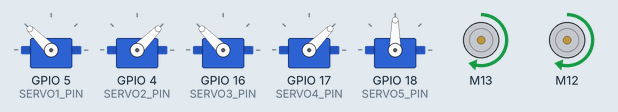
This sketch was run on a simulated ESP32. On the bench: 5 × servo, 2 × DC motor (green arrow = forward, orange = backward, longer = faster).

Above: at 0.05 s.
At 3.0 s:
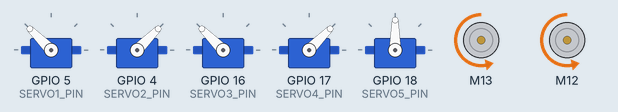
At 6.0 s:
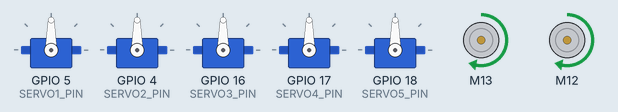
At 12.0 s:
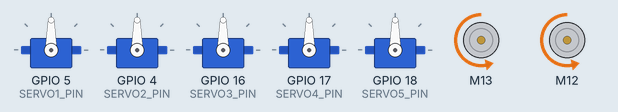
Timing chart, 0 to 15.6 s (numbered marks = the images above):
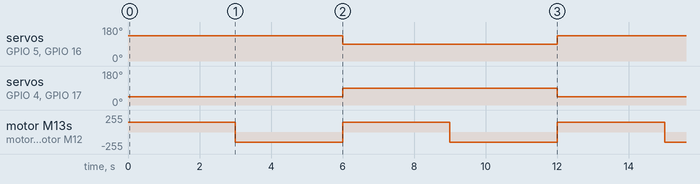

Measured:
- by itself, servo on GPIO 5 (SERVO1_PIN), servo on GPIO 16 (SERVO3_PIN): alternates 135° for 6.0 s and 90° for 6.0 s
- by itself, servo on GPIO 4 (SERVO2_PIN), servo on GPIO 17 (SERVO4_PIN): alternates 90° for 6.0 s and 45° for 6.0 s
- by itself, motor M13, motor M12: alternates forward 150/255 for 3.0 s and backward 150/255 for 3.0 s

The sketch:

moonrover.ino
```cpp
/**
https://github.com/madhephaestus/ESP32Servo/
*/
#include <TB6612_ESP32.h>
#include <ESP32Servo.h>
#include <TB6612_ESP32.h>

#define BIN1 12 // ESP32 Pin D12 to TB6612FNG Pin BIN1
#define BIN2 27 // ESP32 Pin D27 to TB6612FNG Pin BIN2
#define AIN1 13 // ESP32 Pin D13 to TB6612FNG Pin AIN1
#define AIN2 14 // ESP32 Pin D14 to TB6612FNG Pin AIN2
#define STBY 33 // ESP32 Pin D33 to TB6612FNG Pin STBY
#define PWMA 26 // ESP32 Pin D26 to TB6612FNG Pin PWMA
#define PWMB 25 // ESP32 Pin D25 to TB6612FNG Pin PWMB

#define SERVO1_PIN 5
#define SERVO2_PIN 4
#define SERVO3_PIN 16
#define SERVO4_PIN 17
#define SERVO5_PIN 18


Servo servo1;
Servo servo2;
Servo servo3;
Servo servo4;
Servo bigServo;

const int offsetA = 1;
const int offsetB = 1;

Motor motor1 = Motor(AIN1, AIN2, PWMA, offsetA, STBY, 5000, 8, 3);
Motor motor2 = Motor(BIN1, BIN2, PWMB, offsetB, STBY, 5000, 8, 2);

void setup() {
  Serial.begin(115200);
  servo1.attach(SERVO1_PIN);
  servo2.attach(SERVO2_PIN);
  servo3.attach(SERVO3_PIN);
  servo4.attach(SERVO4_PIN);
  bigServo.attach(SERVO5_PIN);

  servo1.write(90); // 90 - inside; 0 - outside; 20-straight;
  servo2.write(90);
  servo3.write(90); // 0 - straight;
  servo4.write(90);
}

void loop() {
  // turn
  servo1.write(135);
  servo2.write(45);
  servo3.write(135);
  servo4.write(45);
  forward(motor1, motor2, 150);
  delay(3000);
  back(motor1, motor2, 150);
  delay(3000);

  // strainght
  servo1.write(90);
  servo2.write(90);
  servo3.write(90);
  servo4.write(90);
  forward(motor1, motor2, 150);
  delay(3000);
  back(motor1, motor2, 150);
  delay(3000);
}
```
